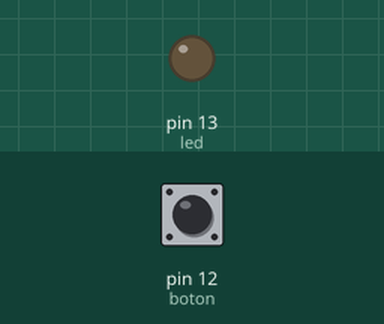
Simulated run of this sketch. Board: Arduino Uno, built with avr-gcc and run on an emulated ATmega328P. Parts: output pins drawn as LEDs (lit = HIGH). Inputs (shaded band) come from the test bench; at power-on: pin 12 (boton) LOW.

Above: at 1.2 s.
1.3 s: pin 12 (boton) pulled HIGH for 0.15 s
At 1.37 s:
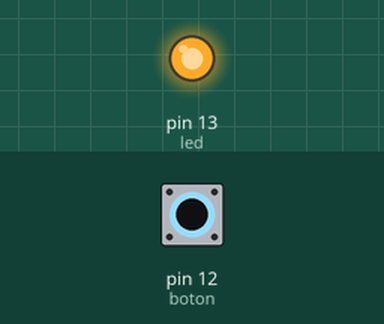
2.9 s: pin 12 (boton) pulled HIGH for 3.2 s
At 6.9 s:
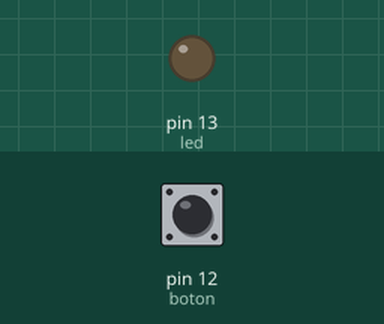
Timing chart, 0 to 8.4 s (numbered marks = the images above; inputs shaded):
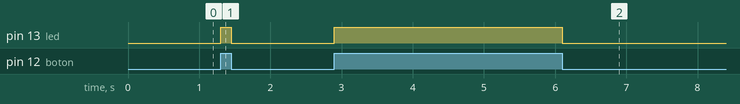

Measured:
- after the input at 1.3 s, pin 13 (led): LOW → HIGH at once, → LOW 0.15 s later
- after the input at 2.9 s, pin 13 (led): LOW → HIGH at once, → LOW 3.2 s later

The sketch:

p1_boton.ino
```cpp
//uso constantes para nombrar a los pines
const int boton = 12;
const int led = 13;
int val;
// the setup function runs once when you press reset or power the board
void setup() {

  // initialize digital pin LED_BUILTIN as an output.
  pinMode(boton, INPUT);
  pinMode(led, OUTPUT);
}

// the loop function runs over and over again forever
void loop() {
  //con val vemos cual es el estado del boton
  val = digitalRead(boton);

  //le damos ese estado al led
  digitalWrite(led, val);
}
```
